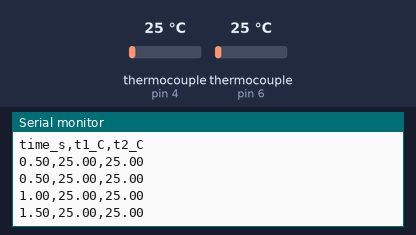
A sketch run on a simulated Arduino Uno, built with avr-gcc and run on an emulated ATmega328P. Shown: the last lines printed to the serial monitor. Inputs (shaded band) come from the test bench; at power-on: thermocouple (sensors on pin 4, pin 6) 25 °C.

Above: at 1.7 s.
1.8 s: thermocouple (sensor on pin 4) set to 6 °C
At 2.31 s:
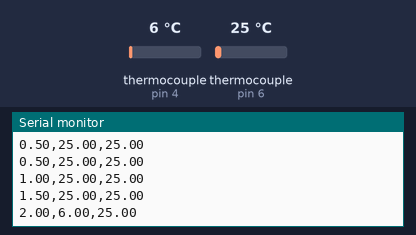
3.3 s: thermocouple (sensor on pin 6) set to 6 °C
At 3.31 s:
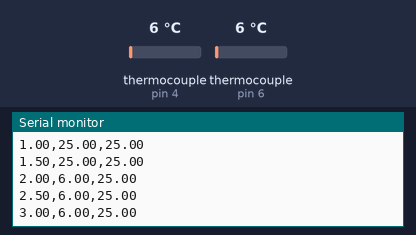
4.8 s: thermocouple (sensor on pin 4) set to 75 °C
At 4.81 s:
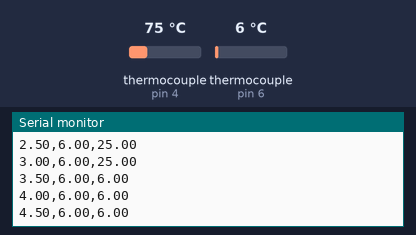
6.3 s: thermocouple (sensor on pin 6) set to 75 °C
At 6.31 s:
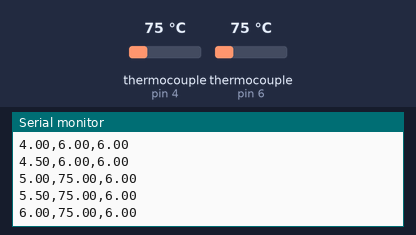
Timing chart, 0 to 8.8 s (numbered marks = the images above; inputs shaded):
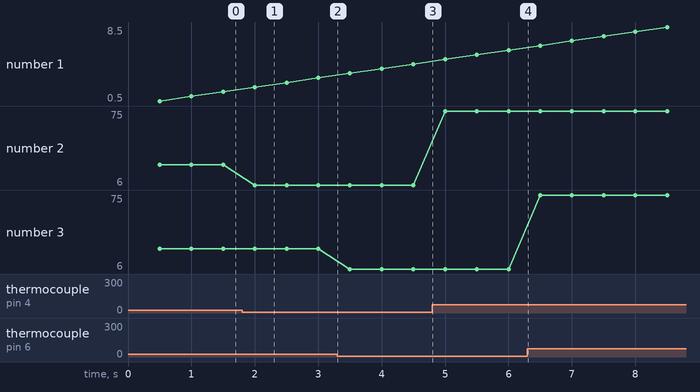

The sketch:

03-thermocouple_logger.ino
```cpp
// Two Adafruit MAX31855 type K breakouts sharing CLK and DO, each with its own CS.
// Wiring: Vin -> 5V (or 3.3V), GND -> GND, CLK -> D5, DO -> D3, CS -> D4 (TC1) / D6 (TC2)
// Prints CSV over serial at 115200: time_s,t1_C,t2_C  (nan = thermocouple fault, e.g. open circuit)

#include <Adafruit_MAX31855.h>

const int PIN_CLK = 5, PIN_DO = 3, PIN_CS1 = 4, PIN_CS2 = 6;
const unsigned long PERIOD_MS = 500;

Adafruit_MAX31855 tc1(PIN_CLK, PIN_CS1, PIN_DO);
Adafruit_MAX31855 tc2(PIN_CLK, PIN_CS2, PIN_DO);

void setup() {
  Serial.begin(115200);
  tc1.begin();
  tc2.begin();
  delay(500);  // MAX31855 needs a moment after power-up
  Serial.println("time_s,t1_C,t2_C");
}

void loop() {
  static unsigned long next = 0;
  if (millis() < next) return;
  next += PERIOD_MS;

  Serial.print(millis() / 1000.0, 2);
  Serial.print(',');
  Serial.print(tc1.readCelsius(), 2);
  Serial.print(',');
  Serial.println(tc2.readCelsius(), 2);
}
```

Measured:
- after the input at 1.8 s, the serial monitor: prints a new line after 0.20 s (image 1)
- plotted number 2: 25 → 6 after the input at 1.8 s, 6 → 75 after the input at 4.8 s
